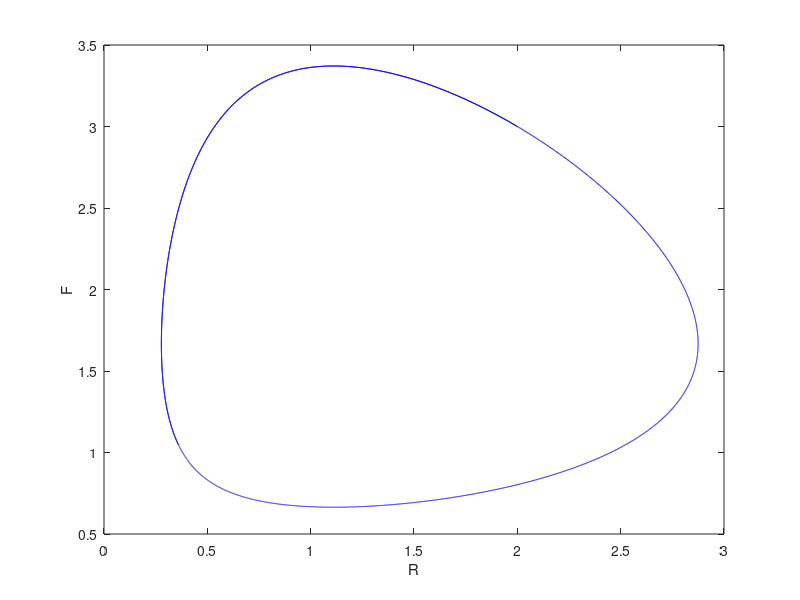
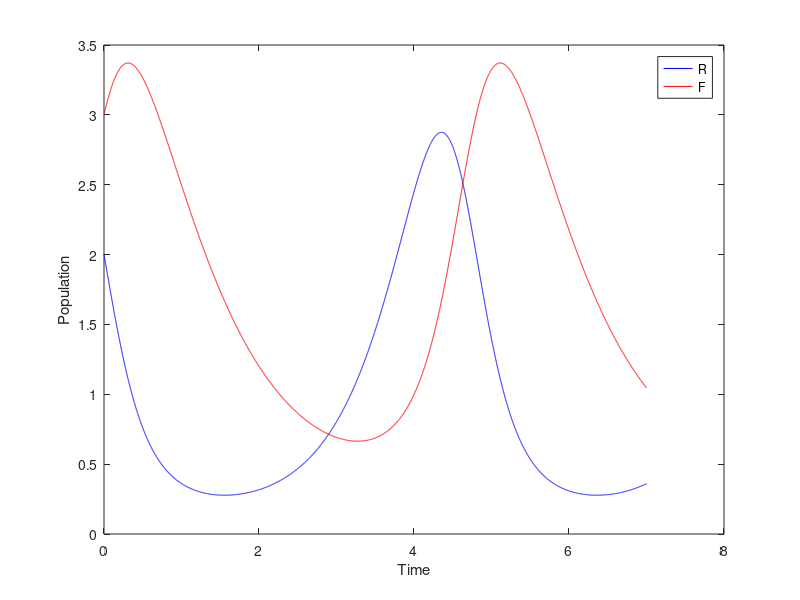

Reproduce these figures in MATLAB, in order.
clear;

t0 = 0;
fox0 = 3;
rabbits0 = 2;
alpha = 2;
beta = 1.2;
gamma = 1;
delta = 0.9;
f = @(t, R, F) [alpha*R - beta*R*F;
                -gamma*F + delta*R*F];

dt = 0.001;
tsteps = 7000;

R(1) = rabbits0;
F(1) = fox0;
t(1) = t0;

for i = 1:tsteps
    t(i+1) = t(i) + dt;

    k1 = f(t(i), R(i), F(i));
    k2 = f(t(i) + dt/2, R(i) + (dt/2) * k1(1), F(i) + (dt/2) * k1(2));
    k3 = f(t(i) + dt/2, R(i) + (dt/2) * k2(1), F(i) + (dt/2) * k2(2));
    k4 = f(t(i) + dt, R(i) + dt * k3(1), F(i) + dt * k3(2));

    R(i+1) = R(i) + (dt/6) * (k1(1) + 2*k2(1) + 2*k3(1) + k4(1));
    F(i+1) = F(i) + (dt/6) * (k1(2) + 2*k2(2) + 2*k3(2) + k4(2));
end

figure(1);
plot(R, F, 'b-');
xlabel('R');
ylabel('F');

figure(2);
plot(t, R, 'b-');
hold on;
plot(t, F, 'r-');
legend('R', 'F');
xlabel('Time');
ylabel('Population');
hold off;
